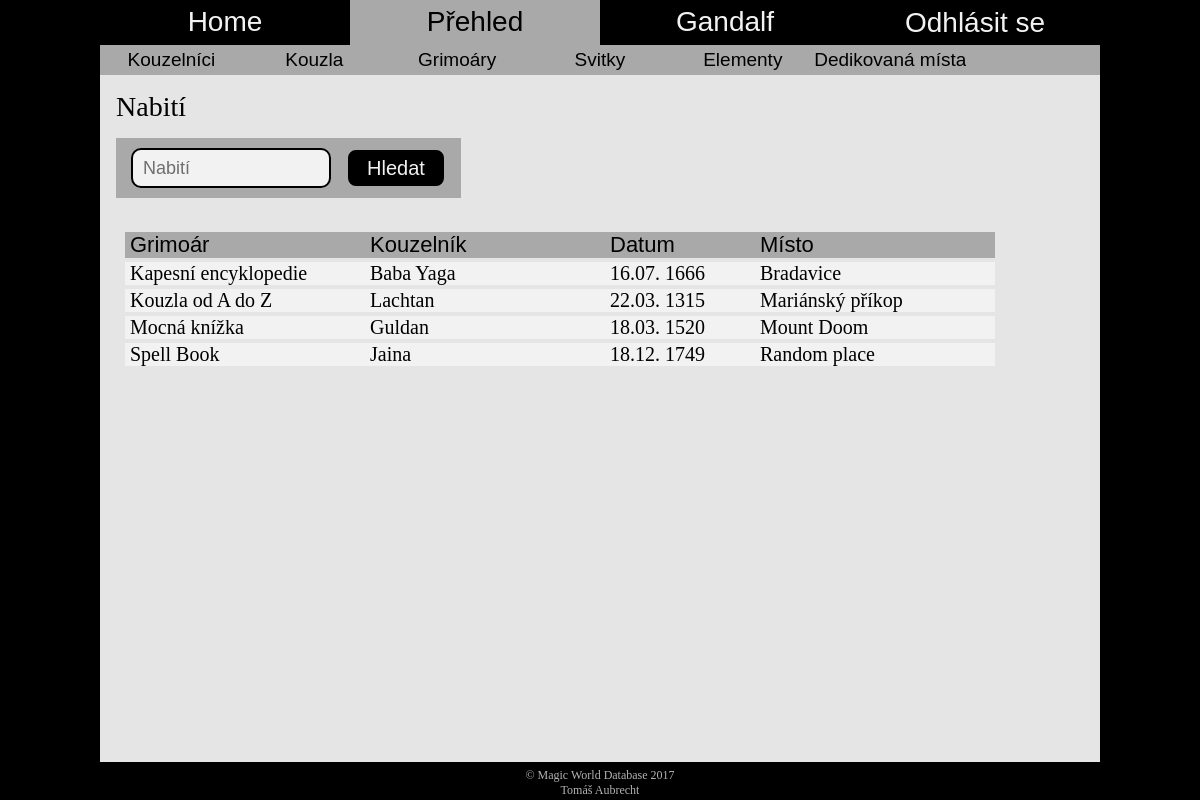
The page /overview_recharge.php (signed in) on the database its author committed.
### tables this page shows
CREATE TABLE IF NOT EXISTS `Nabiti` (
  `id_nabiti` int(11) NOT NULL AUTO_INCREMENT,
  `datum` date NOT NULL,
  `nazev_grim` varchar(100) NOT NULL,
  `jmeno_kouz` varchar(100) NOT NULL,
  PRIMARY KEY (`id_nabiti`),
  KEY `nazev_grim` (`nazev_grim`),
  KEY `jmeno_kouz` (`jmeno_kouz`)
);

CREATE TABLE IF NOT EXISTS `Nab_ded_mista` (
  `Nabiti` int(11) NOT NULL,
  `misto` varchar(100) NOT NULL,
  PRIMARY KEY (`Nabiti`,`misto`),
  KEY `misto` (`misto`)
);

### overview_recharge.php (the view, shortened to what this page needs)
<?
	include("header.php");
?>
<header>
	<nav class="main-menu">
		<a href="home.php">Home</a>
		<a href="#" class="selected">Přehled</a>
		<a href="profile_overview"><? echo $_SESSION['login']?></a>
		<form method="get">
			<input type="submit" name="logout" value="Odhlásit se">
		</form>
	</nav>
	<nav class="sub-menu">
		<a href="overview_wizards.php">Kouzelníci</a>
		<a href="overview_spells.php">Kouzla</a>
		<a href="overview_spellbooks.php">Grimoáry</a>
		<a href="overview_scrolls.php">Svitky</a>
		<a href="overview_elements.php">Elementy</a>
		<a href="overview_ded_places.php">Dedikovaná místa</a>
	</nav>
</header>
<div class="content">
	<h1>Nabití</h1>
	<div class="search">
		<form method="get">
			<input type="text" placeholder="Nabití" name="recharge" value="<? if(isset($_GET['search'])) echo $_GET['recharge'] ?>">
			<input type="submit" name="search" value="Hledat" class="button">
		</form>
	</div>
	<div class="table" style="min-width:950px">
		<?php
			include("connect_to_db.php");
			$form = '<div class="table_head">
						<span style="width:240px">Grimoár</span>
						<span style="width:240px">Kouzelník</span>
						<span>Datum</span>
						<span style="width:240px">Místo</span>
					</div>';
			$sqlQuery = 'SELECT * FROM Nabiti ORDER BY nazev_grim';
			$result = mysql_query($sqlQuery, $db);
			$found_any = FALSE;
			while ($row = mysql_fetch_array($result))
			{
				$datum = date_format(date_create_from_format('Y-m-d', $row['datum']), 'd.m. Y');
				if (isset($_GET['search']))
				{
					if ($_GET['recharge'] == $row['nazev_grim'] or $_GET['recharge'] == $row['jmeno_kouz'] or $_GET['recharge'] == $datum or $_GET['recharge'] == "")
					{
						$found_any = TRUE;
						$datum = date_format(date_create_from_format('Y-m-d', $row['datum']), 'd.m. Y');
						$form .= '<br><div class="table_content">
							<a href="overview_spellbooks.php?spellbook='.$row['nazev_grim'].'&search=Hledat"><span style="width:240px">' .$row['nazev_grim']. '</span></a>
							<a href="overview_wizards.php?wizard='.$row['jmeno_kouz'].'&search=Hledat"><span style="width:240px">' .$row['jmeno_kouz']. '</span></a>
							<span>' .$datum. '</span>
							<span style="width:240px">';
							$sqlQuery = 'SELECT misto FROM Nab_ded_mista WHERE Nabiti=\''.$row['id_nabiti'].'\'';
							$result2 = mysql_query($sqlQuery, $db);
							while ($row2 = mysql_fetch_array($result2))
							{
								$form .= '<a href="overview_ded_places.php?place='.$row2['misto'].'&search=Hledat">'.$row2['misto'].'</a><br>';
							}
							$form .= '</span></div>';
						if ($_SESSION['login'] == "admin")
						{
							$form .= '	<a href="overview_edit.php?table=Nabiti" class="edit_pic" onclick="set_cookie(\'id\', \''. $row['id_nabiti'] .'\')">
											<img src="https://www.stud.fit.vutbr.cz/~xaubre02/pic/edit.png" Title="Upravit">
										</a>
										<a href="overview_delete.php?ozn=nabití&table=Nabiti&item=id_nabiti" class="edit_pic" onclick="set_cookie(\'id\', \''. $row['id_nabiti'] .'\')">
											<img src="https://www.stud.fit.vutbr.cz/~xaubre02/pic/delete.png" Title="Odstranit">
										</a>';
							setcookie("last_page", basename($_SERVER['PHP_SELF']));
						}
					}
				}
				else
				{
					$found_any = TRUE;
					$form .= '<br><div class="table_content">
						<a href="overview_spellbooks.php?spellbook='.$row['nazev_grim'].'&search=Hledat"><span style="width:240px">' .$row['nazev_grim']. '</span></a>
						<a href="overview_wizards.php?wizard='.$row['jmeno_kouz'].'&search=Hledat"><span style="width:240px">' .$row['jmeno_kouz']. '</span></a>
						<span>' .$datum. '</span>
						<span style="width:240px">';
						$sqlQuery = 'SELECT * FROM Nab_ded_mista WHERE Nabiti=\''.$row['id_nabiti'].'\'';
						$result2 = mysql_query($sqlQuery, $db);
						while ($row2 = mysql_fetch_array($result2))
						{
							$form .= '<a href="overview_ded_places.php?place='.$row2['misto'].'&search=Hledat">'.$row2['misto'].'</a><br>';
						}
						$form .= '</span></div>';
				}
			}
			if ($found_any)
				echo $form;
			else
				echo '<div class="table_head"><span class="table_msg">Nebyly nalezeny žádné výsledky</span></div>';
		?>
	</div>
</div>
<? include("footer.php"); ?>

### css/style.css (style rules this page uses)
html { padding: 0; margin: 0; min-height: 100%; box-sizing: border-box; overflow: auto; }
*, *:before, *:after { box-sizing: inherit; overflow: hidden; padding: 0; margin: 0; }
a { text-decoration: none; }
body { padding: 0; margin: 0; background: #000 url("https://www.stud.fit.vutbr.cz/~xaubre02/pic/magic_forest.png") no-repeat fixed center !important; background-size: cover !important; max-width: 65vw !important; min-width: 1000px; min-height: 480px; width: 100% !important; height: 100%; overflow: auto; margin: auto !important; }
.button { float: left; width: 47.5%; height: 55px; font-size: 23px; font-family: Impact, Charcoal, sans-serif; color: white; background-color: black; border: 2px #b3b3b3 solid; border-radius: 16px; transition: color .4s, border-color .4s, background-color .4s; outline: none; }
header { width: 100%; height: 75px; opacity: 0.95; }
.main-menu { width: 100%; height: 60%; font-size: 28px; font-family: Impact, Charcoal, sans-serif; background-color: black; }
.main-menu a, .main-menu form { float: left; color: white; width: 25%; height: 100%; text-align: center; transition: color .4s, background-color .4s; }
.main-menu a { padding-top: 6px; }
.main-menu input { width: 100%; height: 100%; font-size: 28px; font-family: Impact, Charcoal, sans-serif; background-color: black; border: none; outline: none; color: white; transition: color .4s, background-color .4s; }
.main-menu .selected, .main-menu .selected:hover { background-color: #b3b3b3; color: black; }
.sub-menu { width: 100%; height: 40%; font-size: 19px; font-family: Impact, Charcoal, sans-serif; background-color: #b3b3b3; }
.sub-menu a { float: left; min-width: 14.2857%; height: 100%; color: black; text-align: center; padding-top: 4px; transition: color .4s, background-color .4s; }
.content { overflow: auto; width: 100%; min-height: calc(100vh - 113px); background-color: #f2f2f2; opacity: 0.95; padding: 16px; margin-bottom: 38px; }
.content h1 { font-family: Impact; font-size: 28px; font-weight: 100; margin-bottom: 15px; }
.content a { color: black; font-weight: bold; }
.content form { margin: 64px auto; width: 50%; }
.content form .button { float: left; width: 142px; margin-top: 30px; margin-left: calc(50% - 71px); color: white; text-align: center; font-weight: normal; }
.search { display: inline-block; background-color: #b3b3b3; padding: 10px 15px; }
.search form { margin: 0; padding: 0; width: 100%; height: 100%; }
.search input { float: left; border-radius: 10px !important; }
.search form input:first-child { width: 200px; height: 40px; font-size: 18px; padding: 0 10px; border: 2px black solid; border-radius: 12px; margin-right: 15px; outline: none; font-family: Impact, Charcoal, sans-serif; }
.search form .button { margin: 0; padding: 0; height: 40px; width: 100px; font-size: 20px; }
.table { text-align: left; margin: auto; margin-top: 30px; width: 90%; min-width: 1090px; }
.table_head { display: inline-block; margin: auto; font-size: 22px; font-family: Impact, Charcoal, sans-serif; background-color: #b3b3b3; }
.table span { float: left; padding-left: 5px; width: 150px; transition: height .3s; }
.table_content { margin: auto; max-height: 25px; display: inline-block; background-color: white; transition: color .4s, background-color .4s, max-height .4s; }
.table_content span { font-size: 20px; max-height: inherit; overflow: auto; }
.table_content a , .table_content a span { font-weight: normal; color: black; transition: color .4s; }

### rows shown on the page
nabiti: nazev_grim "Kapesní encyklopedie", jmeno_kouz "Baba Yaga", datum "16.07. 1666"
nab_ded_mista: misto "Bradavice"
nabiti: nazev_grim "Kouzla od A do Z", jmeno_kouz "Lachtan", datum "22.03. 1315"
nab_ded_mista: misto "Mariánský příkop"
nabiti: nazev_grim "Mocná knížka", jmeno_kouz "Guldan", datum "18.03. 1520"
nab_ded_mista: misto "Mount Doom"
nabiti: nazev_grim "Spell Book", jmeno_kouz "Jaina", datum "18.12. 1749"
nab_ded_mista: misto "Random place"

### other values the page prints
$_SESSION['login'] "Gandalf"
